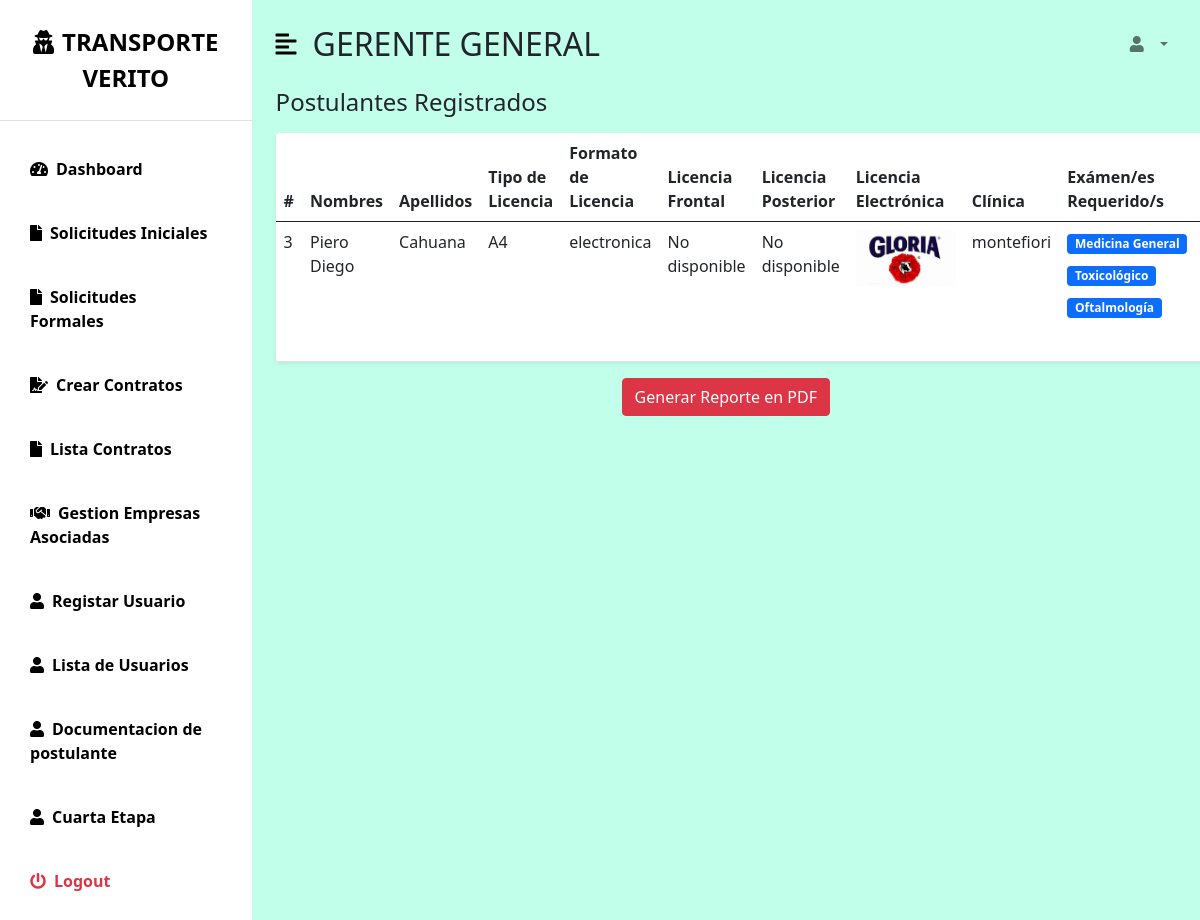
Page /registropostulante/ on the committed database.
### myapp/models.py (models this page shows, shortened)
class Postulante(models.Model):
    nombres = models.CharField(max_length=100)
    apellidos = models.CharField(max_length=100)
    numero_celular = models.CharField(max_length=9, unique=True)
    correo = models.EmailField(unique=True)  # Nuevo campo de correo electrónico
    dni_frontal = models.ImageField(upload_to='dni/', null=True, blank=True)  # Nuevo campo para DNI frontal
    dni_posterior = models.ImageField(upload_to='dni/', null=True, blank=True)  # Nuevo campo para DNI posterior
    tipo_licencia = models.CharField(max_length=2, choices=[('A4', 'A4')])
    tipo_licencia_formato = models.CharField(
        max_length=11,
        choices=[('fisica', 'Física'), ('electronica', 'Electrónica')]
    )
    licencia_frontal = models.ImageField(upload_to='licencias/', null=True, blank=True)
    licencia_posterior = models.ImageField(upload_to='licencias/', null=True, blank=True)
    licencia_electronica = models.ImageField(upload_to='licencias/', null=True, blank=True)
    estado = models.CharField(
        max_length=30,
        choices=[('primera_pendiente', 'Primera Etapa - Pendiente'),
                 ('primera_aprobada', 'Primera Etapa - Aprobada'),
                 ('primera_rechazada', 'Primera Etapa - Rechazada'),
                 ('segunda_pendiente', 'Segunda Etapa - Pendiente'),
                 ('segunda_aprobada', 'Segunda Etapa - Aprobada'),
                 ('segunda_rechazada', 'Segunda Etapa - Rechazada'),
                 ('tercera_pendiente', 'Tercera Etapa - Pendiente'),
                 ('tercera_aprobada', 'Tercera Etapa - Aprobada'),
                 ('tercera_rechazada', 'Tercera Etapa - Rechazada'),
                 ('cuarta_pendiente', 'Cuarta Etapa - Pendiente'),
                 ('cuarta_aprobada', 'Cuarta Etapa - Aprobada'),
                 ('cuarta_rechazada', 'Cuarta Etapa - Rechazada')],
        default='primera_pendiente'
    )
    experiencia = models.CharField(
        max_length=2,
        choices=[('si', 'Sí'), ('no', 'No')]
    )
    referencias_trabajos = models.FileField(upload_to='documentos/', null=True, blank=True)
    record_conduccion = models.FileField(upload_to='documentos/', null=True, blank=True)
    historial_papeletas = models.ImageField(upload_to='documentos/', null=True, blank=True)
    antecedentes_penales = models.FileField(upload_to='documentos/', null=True, blank=True)
    clinica = models.CharField(
        max_length=50,
        choices=[('montefiori', 'Clínica Montefiori'), ('suiza_lab', 'Clínica Suiza Lab')],
        null=True,
        blank=True
    )
    examenes_requeridos = models.ManyToManyField('ExamenMedico', blank=True)
    resultado_medicina_general = models.FileField(
        upload_to='resultados_medicos/',
        null=True,
        blank=True,
        help_text='Resultado del examen de medicina general'
    )
    resultado_toxicologico = models.FileField(
        upload_to='resultados_medicos/',
        null=True,
        blank=True,
        help_text='Resultado del examen toxicológico'
    )
    resultado_oftalmologia = models.FileField(
        upload_to='resultados_medicos/',
        null=True,
        blank=True,
        help_text='Resultado del examen de oftalmología'
    )
    resultado_otorrinolaringologia = models.FileField(
        upload_to='resultados_medicos/',
        null=True,
        blank=True,
        help_text='Resultado del examen de otorrinolaringología'
    )
    fecha_registro = models.DateTimeField(auto_now_add=True)

class ExamenMedico(models.Model):
    TIPO_EXAMEN_CHOICES = [
        ('medicina_general', 'Medicina General'),
        ('toxicologico', 'Toxicológico'),
        ('oftalmologia', 'Oftalmología'),
        ('otorrinolaringologia', 'Otorrinolaringología'),
    ]
    tipo = models.CharField(max_length=50, choices=TIPO_EXAMEN_CHOICES)

### myapp/views.py (the view)
# urls.py: path('registropostulante/', views.registro_postulante, name='registropostulante'),
def registro_postulante(request):
    postulantes = Postulante.objects.all()
    return render(request, 'GERENTE/registropostulante.html', {
            'postulantes': postulantes,
    })

### myapp/context_processors.py (called while the page is built)
def notificaciones(request):
    if request.user.is_authenticated:
        notificaciones_no_leidas = Notificacion.objects.filter(usuario=request.user, leido=False).count()
    else:
        notificaciones_no_leidas = 0
    return {'notificaciones_no_leidas': notificaciones_no_leidas}

### templates/GERENTE/registropostulante.html (shortened to what this page needs)
{% extends 'bases/base_gerente.html' %}  {% block page_title %} GERENTE GENERAL {%endblock %}
{%block content %}
<html lang="en">
<body>
        <div id="page-content-wrapper">
                <div class="col-12">
                  <h3 class="fs-4 mb-3">Postulantes Registrados</h3>
                  <table class="table bg-white rounded shadow-sm table-hover">
                    <thead>
                      <tr>
                        <th>#</th>
                        <th>Nombres</th>
                        <th>Apellidos</th>
                        <th>Tipo de Licencia</th>
                        <th>Formato de Licencia</th>
                        <th>Licencia Frontal</td>
                        <th>Licencia Posterior</td>
                        <th>Licencia Electrónica</td>
                        <th>Clínica</th>
                        <th>Exámen/es Requerido/s</th>
                        <th>Medicina General</th>
                      </tr>
                    </thead>
                    <tbody>
                      {% for postulante in postulantes %}
                      {% if postulante.estado == "cuarta_aprobada" or postulante.estado == "cuarta_pendiente" %}
                      <tr>
                        <td>{{ forloop.counter }}</td>
                        <td>{{ postulante.nombres }}</td>
                        <td>{{ postulante.apellidos }}</td>
                        <td>{{ postulante.tipo_licencia }}</td>
                        <td>{{ postulante.tipo_licencia_formato }}</td>
                        <td>
                          {% if postulante.licencia_frontal %}
                              <img src="{{ postulante.licencia_frontal.url }}" alt="Licencia Frontal" width="100">
                          {% else %}
                              No disponible
                          {% endif %}
                        </td>
                        <td>
                            {% if postulante.licencia_posterior %}
                                <img src="{{ postulante.licencia_posterior.url }}" alt="Licencia Posterior" width="100">
                            {% else %}
                                No disponible
                            {% endif %}
                        </td>
                        <td>
                            {% if postulante.licencia_electronica %}
                                <img src="{{ postulante.licencia_electronica.url }}" alt="Licencia Electrónica" width="100">
                            {% else %}
                                No disponible
                            {% endif %}
                        </td>
                        <td>{{ postulante.clinica }}</td>
                        <td>
                            {% if postulante.examenes_requeridos.all %}
                                <ul class="list-unstyled mb-0">
                                    {% for examen in postulante.examenes_requeridos.all %}
                                        <li class="mb-2">
                                            <span class="badge bg-primary">{{ examen.get_tipo_display }}</span>
                                        </li>
                                    {% endfor %}
                                </ul>
                            {% else %}
                                <p class="text-muted mb-0">No hay exámenes asignados</p>
                            {% endif %}
                        </td>
                        <td>
                        </td>
                      </tr>
                      {% endif %}
                      {% endfor %}
                    </tbody>
                  </table>
                  <div class="text-center mt-3">
                    <a href="{% url 'generar_cuarto_reporte_pdf' %}" class="btn btn-danger">Generar Reporte en PDF</a>
                </div>
                </div>
              </div>
        </div>
    </div>
    </div>
</body>
</html>
{% endblock %}

### templates/bases/base_gerente.html (shortened to what this page needs)
<!DOCTYPE html>
<html lang="es">
  <head>
    <link
      href="https://cdn.jsdelivr.net/npm/bootstrap@5.0.0-beta3/dist/css/bootstrap.min.css"
      rel="stylesheet"
    />
    <link
      rel="stylesheet"
      href="https://cdnjs.cloudflare.com/ajax/libs/font-awesome/5.15.3/css/all.min.css"
    />
    {% load static %}
    <link
      rel="stylesheet"
      href="{% static 'css/dashboard.css' %}?v={{ timestamp }}"
    />
  </head>
  <body>
    <div class="d-flex" id="wrapper">
      <div class="bg-white" id="sidebar-wrapper">
        <div
          class="sidebar-heading text-center py-4 primary-text fs-4 fw-bold text-uppercase border-bottom"
        >
          <i class="fas fa-user-secret me-2"></i>TRANSPORTE VERITO
        </div>
        <div class="list-group list-group-flush my-3">
          <a
            href="{% url 'role_page' 'gerente' %}"
            class="list-group-item list-group-item-action bg-transparent second-text active"
            ><i class="fas fa-tachometer-alt me-2"></i>Dashboard</a
          >
          <a
            href="{% url  'SolicitudServicio'%}"
            class="list-group-item list-group-item-action bg-transparent second-text fw-bold"
            ><i class="fas fa-file me-2"></i>Solicitudes Iniciales</a
          >
          <a
            href="{% url 'seguimiento_solicitud_gerente'%}"
            class="list-group-item list-group-item-action bg-transparent second-text fw-bold"
            ><i class="fas fa-file me-2"></i>Solicitudes Formales</a
          >
          <a
            href="{% url 'registrar_contrato'%}"
            class="list-group-item list-group-item-action bg-transparent second-text fw-bold"
            ><i class="fas fa-file-signature me-2"></i>Crear Contratos</a
          >
          <a
            href="{%url 'visualizar_contratos'%}"
            class="list-group-item list-group-item-action bg-transparent second-text fw-bold"
            ><i class="fas fa-file me-2"></i>Lista Contratos</a
          >
          <a
            href="{% url  'empresa' %}"
            class="list-group-item list-group-item-action bg-transparent second-text fw-bold"
            ><i class="fas fa-handshake me-2"></i>Gestion Empresas Asociadas</a
          >
          <a
            href="{%url 'register'%}"
            class="list-group-item list-group-item-action bg-transparent second-text fw-bold"
          >
            <i class="fas fa-user me-2"></i>Registar Usuario
          </a>
          <a
            href="{%url 'listar_usuarios'%}"
            class="list-group-item list-group-item-action bg-transparent second-text fw-bold"
          >
            <i class="fas fa-user me-2"></i>Lista de Usuarios
          </a>
          <a
            href="{%url 'documentspostulante'%}"
            class="list-group-item list-group-item-action bg-transparent second-text fw-bold"
          >
            <i class="fas fa-user me-2"></i>Documentacion de postulante
          </a>
          <a
            href="{%url 'registropostulante'%}"
            class="list-group-item list-group-item-action bg-transparent second-text fw-bold"
          >
            <i class="fas fa-user me-2"></i>Cuarta Etapa
          </a>
          <a
            href="{% url 'logout' %}"
            class="list-group-item list-group-item-action bg-transparent text-danger fw-bold"
          >
            <i class="fas fa-power-off me-2"></i>Logout
          </a>
        </div>
      </div>
      <div id="page-content-wrapper">
        <nav
          class="navbar navbar-expand-lg navbar-light bg-transparent py-4 px-4"
        >
          <div class="d-flex align-items-center">
            <i
              class="fas fa-align-left primary-text fs-4 me-3"
              id="menu-toggle"
            ></i>
            <h2 class="fs-2 m-0">
              {% block page_title %}Panel de Control{% endblock %}
            </h2>
          </div>
          <div class="collapse navbar-collapse" id="navbarSupportedContent">
            <ul class="navbar-nav ms-auto mb-2 mb-lg-0">
              <li class="nav-item dropdown">
                <a
                  class="nav-link dropdown-toggle second-text fw-bold"
                  href="#"
                  id="navbarDropdown"
                  role="button"
                  data-bs-toggle="dropdown"
                  aria-expanded="false"
                >
                  <i class="fas fa-user me-2"></i> {{ user.username }}
                </a>
              </li>
            </ul>
          </div>
        </nav>
        <div class="container-fluid px-4">
          {% block content %} {% endblock %}
  </body>
</html>

### static/css/dashboard.css (style rules this page uses)
:root { --main-bg-color: #d2ffde!important; --main-text-color: #000000; --second-text-color: #000000; --second-bg-color: #030303; }
.primary-text { color: var(--main-text-color); }
.second-text { color: var(--second-text-color); }
#wrapper { overflow-x: hidden; background-color: #c2ffeb!important; }
#sidebar-wrapper { min-height: 100vh; margin-left: -15rem; -webkit-transition: margin 0.25s ease-out; -moz-transition: margin 0.25s ease-out; -o-transition: margin 0.25s ease-out; transition: margin 0.25s ease-out; }
#sidebar-wrapper .sidebar-heading { padding: 0.875rem 1.25rem; font-size: 1.2rem; }
#sidebar-wrapper .list-group { width: 15rem; }
#page-content-wrapper { min-width: 100vw; }
#menu-toggle { cursor: pointer; }
.list-group-item { border: none; padding: 20px 30px; }
.list-group-item.active { background-color: transparent; color: var(--main-text-color); font-weight: bold; border: none; }
@media (min-width: 768px) { #sidebar-wrapper { margin-left: 0; } }
@media (min-width: 768px) { #page-content-wrapper { min-width: 0; width: 100%; } }

### rows in the picture
Postulante: nombres "Piero Diego", apellidos "Cahuana", tipo_licencia "A4", tipo_licencia_formato "electronica", licencia_frontal "No disponible", licencia_posterior "No disponible", licencia_electronica (picture), clinica "montefiori"
ExamenMedico: tipo "Medicina General"
ExamenMedico: tipo "Toxicológico"
ExamenMedico: tipo "Oftalmología"
